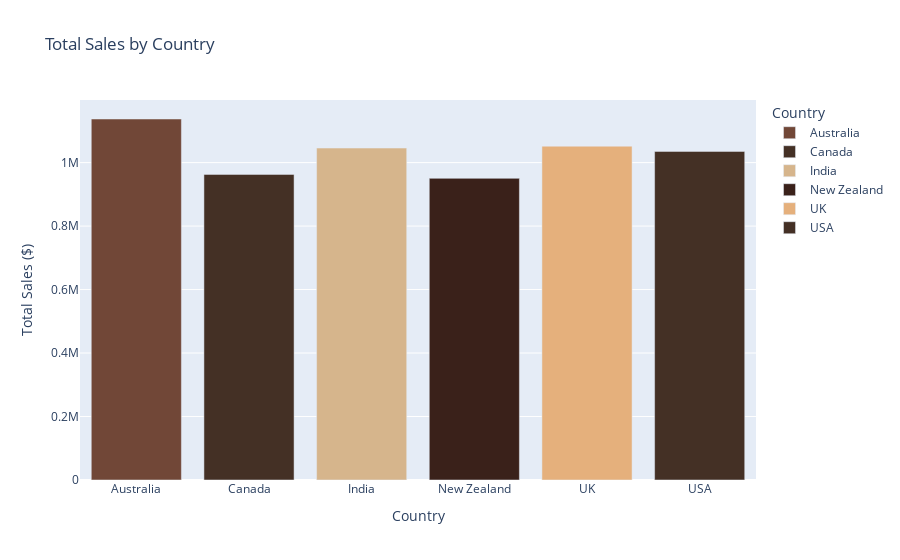

The cell this chart's notebook holds for it:
### Markdown cell above
- This treemap also shows the total sales of each country, while showcasing which categories contribute the most to the total in each country.

### Code cell
# Aggregate total sales by country
total_sales_by_country = df.groupby("Country", as_index=False)["Amount"].sum()

# Custom color palette
custom_palette = ['#714737','#443025','#D6B58C','#3A211A','#E5B07C','#443025']

# Create Bar Chart in Plotly
fig_sales_country = px.bar(total_sales_by_country, 
                           x="Country", 
                           y="Amount", 
                           color="Country", 
                           title="Total Sales by Country",
                           labels={"Amount": "Total Sales ($)", "Country": "Country"},
                           color_discrete_sequence=custom_palette)

fig_sales_country.show()

### Figure 1 — Plotly figure (JSON) as saved in the notebook; plotly's stock layout.template omitted (floating-point values rounded to 4 significant figures)
{"data": [{"alignmentgroup": "True", "hovertemplate": "Country=%{x}<br>Total Sales ($)=%{y}<extra></extra>", "legendgroup": "Australia", "marker": {"color": "#714737", "pattern": {"shape": ""}}, "name": "Australia", "offsetgroup": "Australia", "orientation": "v", "showlegend": true, "textposition": "auto", "type": "bar", "x": ["Australia"], "xaxis": "x", "y": [1137367], "yaxis": "y"}, {"alignmentgroup": "True", "hovertemplate": "Country=%{x}<br>Total Sales ($)=%{y}<extra></extra>", "legendgroup": "Canada", "marker": {"color": "#443025", "pattern": {"shape": ""}}, "name": "Canada", "offsetgroup": "Canada", "orientation": "v", "showlegend": true, "textposition": "auto", "type": "bar", "x": ["Canada"], "xaxis": "x", "y": [962899], "yaxis": "y"}, {"alignmentgroup": "True", "hovertemplate": "Country=%{x}<br>Total Sales ($)=%{y}<extra></extra>", "legendgroup": "India", "marker": {"color": "#D6B58C", "pattern": {"shape": ""}}, "name": "India", "offsetgroup": "India", "orientation": "v", "showlegend": true, "textposition": "auto", "type": "bar", "x": ["India"], "xaxis": "x", "y": [1045800], "yaxis": "y"}, {"alignmentgroup": "True", "hovertemplate": "Country=%{x}<br>Total Sales ($)=%{y}<extra></extra>", "legendgroup": "New Zealand", "marker": {"color": "#3A211A", "pattern": {"shape": ""}}, "name": "New Zealand", "offsetgroup": "New Zealand", "orientation": "v", "showlegend": true, "textposition": "auto", "type": "bar", "x": ["New Zealand"], "xaxis": "x", "y": [950418], "yaxis": "y"}, {"alignmentgroup": "True", "hovertemplate": "Country=%{x}<br>Total Sales ($)=%{y}<extra></extra>", "legendgroup": "UK", "marker": {"color": "#E5B07C", "pattern": {"shape": ""}}, "name": "UK", "offsetgroup": "UK", "orientation": "v", "showlegend": true, "textposition": "auto", "type": "bar", "x": ["UK"], "xaxis": "x", "y": [1051792], "yaxis": "y"}, {"alignmentgroup": "True", "hovertemplate": "Country=%{x}<br>Total Sales ($)=%{y}<extra></extra>", "legendgroup": "USA", "marker": {"color": "#443025", "pattern": {"shape": ""}}, "name": "USA", "offsetgroup": "USA", "orientation": "v", "showlegend": true, "textposition": "auto", "type": "bar", "x": ["USA"], "xaxis": "x", "y": [1035349], "yaxis": "y"}], "layout": {"barmode": "relative", "legend": {"title": {"text": "Country"}, "tracegroupgap": 0}, "title": {"text": "Total Sales by Country"}, "xaxis": {"anchor": "y", "categoryarray": ["Australia", "Canada", "India", "New Zealand", "UK", "USA"], "categoryorder": "array", "domain": [0, 1], "title": {"text": "Country"}}, "yaxis": {"anchor": "x", "domain": [0, 1], "title": {"text": "Total Sales ($)"}}}}
